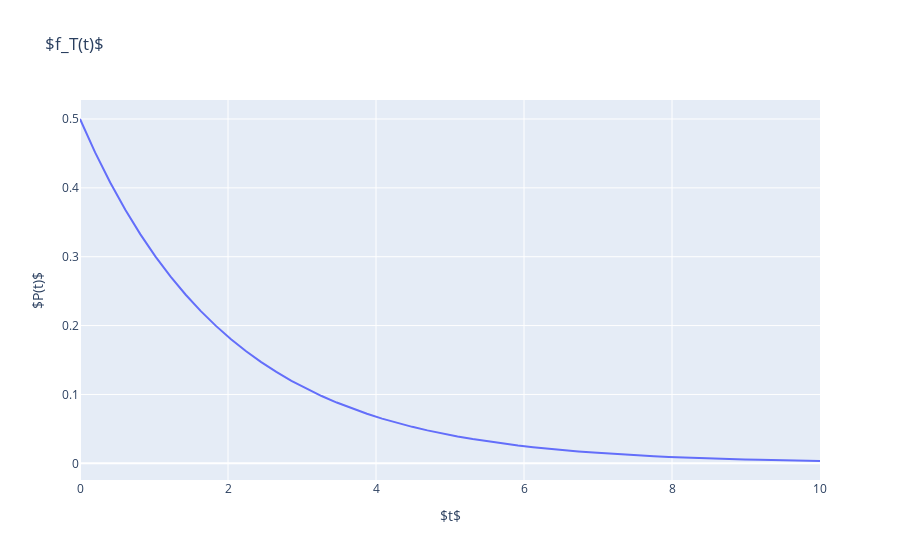

The cell this chart's notebook holds for it:
### Markdown cell above
Let $T\sim\mathbb{P}>0$, which can be thought of as the lifetime of some kind of component, with pdf $f(t)$.

### Code cell
T = stats.expon(scale=2)

x = np.linspace(0, 10)
P_x = T.pdf(x)

fig = go.Figure()

fig.add_trace(
    go.Scatter(
        x=x,
        y=P_x
    )
)

fig.update_layout(
    title='$f_T(t)$',
    xaxis=dict(title='$t$'),
    yaxis=dict(title='$P(t)$')
)

### Figure 1 — Plotly figure (JSON) as saved in the notebook; plotly's stock layout.template omitted (floating-point values rounded to 4 significant figures)
{"data": [{"type": "scatter", "x": [0, 0.2041, 0.4082, 0.6122, 0.8163, 1.02, 1.224, 1.429, 1.633, 1.837, 2.041, 2.245, 2.449, 2.653, 2.857, 3.061, 3.265, 3.469, 3.673, 3.878, 4.082, 4.286, 4.49, 4.694, 4.898, 5.102, 5.306, 5.51, 5.714, 5.918, 6.122, 6.327, 6.531, 6.735, 6.939, 7.143, 7.347, 7.551, 7.755, 7.959, 8.163, 8.367, 8.571, 8.776, 8.98, 9.184, 9.388, 9.592, 9.796, 10], "y": [0.5, 0.4515, 0.4077, 0.3681, 0.3324, 0.3002, 0.2711, 0.2448, 0.221, 0.1996, 0.1802, 0.1627, 0.147, 0.1327, 0.1198, 0.1082, 0.09771, 0.08823, 0.07967, 0.07194, 0.06496, 0.05866, 0.05297, 0.04783, 0.04319, 0.039, 0.03522, 0.0318, 0.02872, 0.02593, 0.02342, 0.02114, 0.01909, 0.01724, 0.01557, 0.01406, 0.01269, 0.01146, 0.01035, 0.009347, 0.00844, 0.007621, 0.006882, 0.006214, 0.005611, 0.005067, 0.004576, 0.004132, 0.003731, 0.003369]}], "layout": {"title": {"text": "$f_T(t)$"}, "xaxis": {"title": {"text": "$t$"}}, "yaxis": {"title": {"text": "$P(t)$"}}}}
